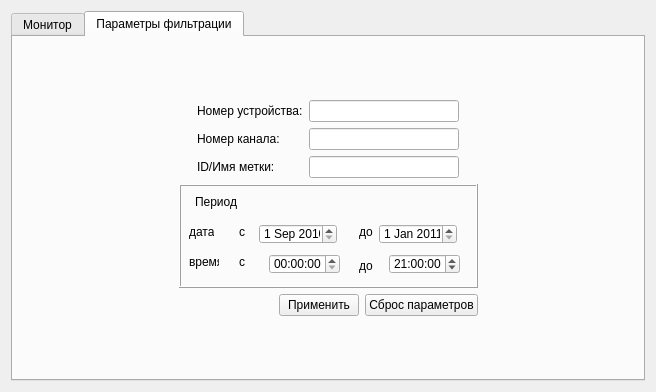
<?xml version="1.0" encoding="UTF-8"?>
<ui version="4.0">
 <class>MonitorWindow</class>
 <widget class="QDialog" name="MonitorWindow">
  <property name="geometry">
   <rect>
    <x>0</x>
    <y>0</y>
    <width>656</width>
    <height>392</height>
   </rect>
  </property>
  <property name="windowTitle">
   <string>Монитор</string>
  </property>
  <property name="sizeGripEnabled">
   <bool>false</bool>
  </property>
  <layout class="QVBoxLayout" name="verticalLayout">
   <item>
    <widget class="QTabWidget" name="tabWidget">
     <property name="sizePolicy">
      <sizepolicy hsizetype="Expanding" vsizetype="Expanding">
       <horstretch>0</horstretch>
       <verstretch>0</verstretch>
      </sizepolicy>
     </property>
     <property name="currentIndex">
      <number>1</number>
     </property>
     <widget class="QWidget" name="tab">
      <attribute name="title">
       <string>Монитор</string>
      </attribute>
      <layout class="QVBoxLayout" name="verticalLayout_2">
       <item>
        <widget class="QTableView" name="monitor_view"/>
       </item>
       <item>
        <layout class="QHBoxLayout" name="horizontalLayout">
         <item>
          <spacer name="horizontalSpacer">
           <property name="orientation">
            <enum>Qt::Horizontal</enum>
           </property>
           <property name="sizeHint" stdset="0">
            <size>
             <width>40</width>
             <height>20</height>
            </size>
           </property>
          </spacer>
         </item>
         <item>
          <widget class="QPushButton" name="clear_button">
           <property name="text">
            <string>Очистить</string>
           </property>
          </widget>
         </item>
         <item>
          <widget class="QPushButton" name="pushButton_2">
           <property name="text">
            <string>Сохранить в файл</string>
           </property>
          </widget>
         </item>
         <item>
          <widget class="QPushButton" name="pushButton_3">
           <property name="text">
            <string>Печать</string>
           </property>
          </widget>
         </item>
        </layout>
       </item>
      </layout>
     </widget>
     <widget class="QWidget" name="tab_2">
      <attribute name="title">
       <string>Параметры фильтрации</string>
      </attribute>
      <layout class="QVBoxLayout" name="verticalLayout_6">
       <item>
        <spacer name="verticalSpacer_2">
         <property name="orientation">
          <enum>Qt::Vertical</enum>
         </property>
         <property name="sizeHint" stdset="0">
          <size>
           <width>20</width>
           <height>40</height>
          </size>
         </property>
        </spacer>
       </item>
       <item>
        <layout class="QHBoxLayout" name="horizontalLayout_4">
         <item>
          <spacer name="horizontalSpacer_6">
           <property name="orientation">
            <enum>Qt::Horizontal</enum>
           </property>
           <property name="sizeHint" stdset="0">
            <size>
             <width>40</width>
             <height>20</height>
            </size>
           </property>
          </spacer>
         </item>
         <item>
          <layout class="QGridLayout" name="gridLayout">
           <item row="0" column="0">
            <widget class="QLabel" name="label">
             <property name="text">
              <string>Номер устройства:</string>
             </property>
            </widget>
           </item>
           <item row="0" column="1">
            <widget class="QLineEdit" name="numDevEdt">
             <property name="minimumSize">
              <size>
               <width>150</width>
               <height>0</height>
              </size>
             </property>
            </widget>
           </item>
           <item row="1" column="0">
            <widget class="QLabel" name="label_2">
             <property name="text">
              <string>Номер канала:</string>
             </property>
            </widget>
           </item>
           <item row="1" column="1">
            <widget class="QLineEdit" name="numChanEdt"/>
           </item>
           <item row="2" column="0">
            <widget class="QLabel" name="label_3">
             <property name="text">
              <string>ID/Имя метки:</string>
             </property>
            </widget>
           </item>
           <item row="2" column="1">
            <widget class="QLineEdit" name="numTagEdt">
             <property name="text">
              <string/>
             </property>
            </widget>
           </item>
          </layout>
         </item>
         <item>
          <spacer name="horizontalSpacer_5">
           <property name="orientation">
            <enum>Qt::Horizontal</enum>
           </property>
           <property name="sizeHint" stdset="0">
            <size>
             <width>40</width>
             <height>20</height>
            </size>
           </property>
          </spacer>
         </item>
        </layout>
       </item>
       <item>
        <layout class="QHBoxLayout" name="horizontalLayout_3">
         <item>
          <spacer name="horizontalSpacer_3">
           <property name="orientation">
            <enum>Qt::Horizontal</enum>
           </property>
           <property name="sizeHint" stdset="0">
            <size>
             <width>40</width>
             <height>20</height>
            </size>
           </property>
          </spacer>
         </item>
         <item>
          <layout class="QVBoxLayout" name="verticalLayout_3">
           <item>
            <widget class="QFrame" name="frame">
             <property name="minimumSize">
              <size>
               <width>250</width>
               <height>104</height>
              </size>
             </property>
             <property name="frameShape">
              <enum>QFrame::Box</enum>
             </property>
             <property name="frameShadow">
              <enum>QFrame::Raised</enum>
             </property>
             <widget class="QLabel" name="label_6">
              <property name="geometry">
               <rect>
                <x>180</x>
                <y>74</y>
                <width>16</width>
                <height>16</height>
               </rect>
              </property>
              <property name="text">
               <string>до</string>
              </property>
             </widget>
             <widget class="QDateEdit" name="toDateSpn">
              <property name="geometry">
               <rect>
                <x>200</x>
                <y>40</y>
                <width>78</width>
                <height>20</height>
               </rect>
              </property>
              <property name="dateTime">
               <datetime>
                <hour>0</hour>
                <minute>0</minute>
                <second>0</second>
                <year>2011</year>
                <month>1</month>
                <day>1</day>
               </datetime>
              </property>
             </widget>
             <widget class="QLabel" name="label_8">
              <property name="geometry">
               <rect>
                <x>10</x>
                <y>70</y>
                <width>30</width>
                <height>16</height>
               </rect>
              </property>
              <property name="text">
               <string>время</string>
              </property>
             </widget>
             <widget class="QLabel" name="label_4">
              <property name="geometry">
               <rect>
                <x>16</x>
                <y>10</y>
                <width>42</width>
                <height>16</height>
               </rect>
              </property>
              <property name="text">
               <string>Период:</string>
              </property>
             </widget>
             <widget class="QTimeEdit" name="toTimeSpn">
              <property name="geometry">
               <rect>
                <x>210</x>
                <y>70</y>
                <width>71</width>
                <height>20</height>
               </rect>
              </property>
              <property name="dateTime">
               <datetime>
                <hour>21</hour>
                <minute>0</minute>
                <second>0</second>
                <year>2000</year>
                <month>1</month>
                <day>1</day>
               </datetime>
              </property>
             </widget>
             <widget class="QDateEdit" name="sinceDateSpn">
              <property name="geometry">
               <rect>
                <x>80</x>
                <y>40</y>
                <width>78</width>
                <height>20</height>
               </rect>
              </property>
              <property name="dateTime">
               <datetime>
                <hour>0</hour>
                <minute>0</minute>
                <second>0</second>
                <year>2010</year>
                <month>9</month>
                <day>1</day>
               </datetime>
              </property>
             </widget>
             <widget class="QTimeEdit" name="sinceTimeSpn">
              <property name="geometry">
               <rect>
                <x>90</x>
                <y>70</y>
                <width>71</width>
                <height>20</height>
               </rect>
              </property>
              <property name="calendarPopup">
               <bool>false</bool>
              </property>
             </widget>
             <widget class="QLabel" name="label_7">
              <property name="geometry">
               <rect>
                <x>10</x>
                <y>40</y>
                <width>25</width>
                <height>16</height>
               </rect>
              </property>
              <property name="text">
               <string>дата</string>
              </property>
             </widget>
             <widget class="QLabel" name="label_5">
              <property name="geometry">
               <rect>
                <x>60</x>
                <y>40</y>
                <width>16</width>
                <height>16</height>
               </rect>
              </property>
              <property name="text">
               <string>с</string>
              </property>
             </widget>
             <widget class="QLabel" name="label_9">
              <property name="geometry">
               <rect>
                <x>60</x>
                <y>70</y>
                <width>16</width>
                <height>16</height>
               </rect>
              </property>
              <property name="text">
               <string>с</string>
              </property>
             </widget>
             <widget class="QLabel" name="label_10">
              <property name="geometry">
               <rect>
                <x>180</x>
                <y>40</y>
                <width>16</width>
                <height>16</height>
               </rect>
              </property>
              <property name="text">
               <string>до</string>
              </property>
             </widget>
            </widget>
           </item>
           <item>
            <layout class="QHBoxLayout" name="horizontalLayout_2">
             <item>
              <spacer name="horizontalSpacer_2">
               <property name="orientation">
                <enum>Qt::Horizontal</enum>
               </property>
               <property name="sizeHint" stdset="0">
                <size>
                 <width>100</width>
                 <height>20</height>
                </size>
               </property>
              </spacer>
             </item>
             <item>
              <layout class="QHBoxLayout" name="horizontalLayout_5"/>
             </item>
             <item>
              <widget class="QPushButton" name="applyFilterBtn">
               <property name="text">
                <string>Применить</string>
               </property>
              </widget>
             </item>
             <item>
              <widget class="QPushButton" name="resetFilterBtn">
               <property name="text">
                <string>Сброс параметров</string>
               </property>
              </widget>
             </item>
            </layout>
           </item>
          </layout>
         </item>
         <item>
          <spacer name="horizontalSpacer_4">
           <property name="orientation">
            <enum>Qt::Horizontal</enum>
           </property>
           <property name="sizeHint" stdset="0">
            <size>
             <width>40</width>
             <height>20</height>
            </size>
           </property>
          </spacer>
         </item>
        </layout>
       </item>
       <item>
        <spacer name="verticalSpacer">
         <property name="orientation">
          <enum>Qt::Vertical</enum>
         </property>
         <property name="sizeHint" stdset="0">
          <size>
           <width>20</width>
           <height>40</height>
          </size>
         </property>
        </spacer>
       </item>
      </layout>
      <zorder>verticalSpacer</zorder>
      <zorder>verticalSpacer_2</zorder>
     </widget>
    </widget>
   </item>
  </layout>
 </widget>
 <resources/>
 <connections/>
</ui>
